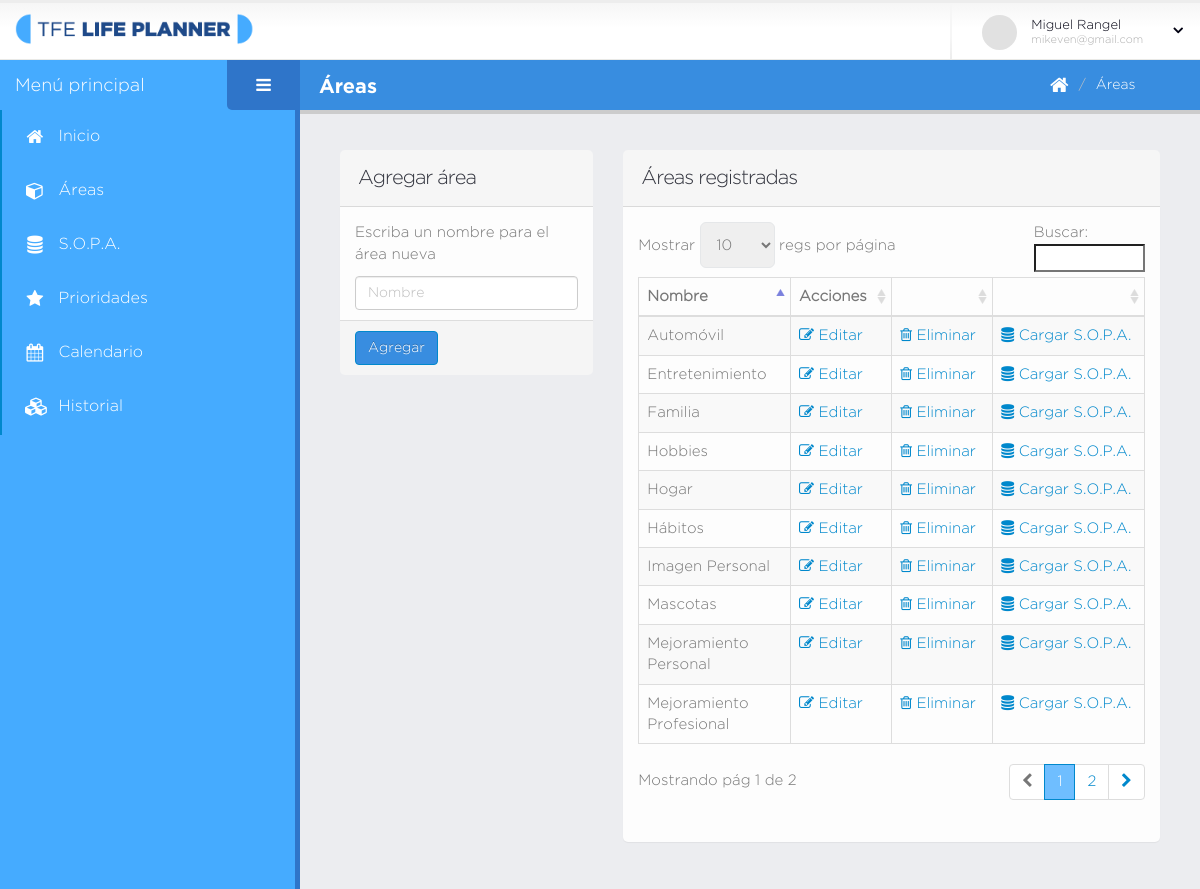
Screenshot of /areas.php (signed in) with the database file from the repository.
### tables this page shows
CREATE TABLE `area` (
  `id` int(11) NOT NULL,
  `nombre` varchar(45) NOT NULL,
  `creado` datetime DEFAULT NULL,
  `modificado` datetime DEFAULT NULL,
  `usuario_id` int(11) NOT NULL
);

### database/data-area.php (called while the page is built, shortened)
<?php
	function obtenerListaAreas( $dbh, $idu ){
		$q = "select * from area where usuario_id = $idu";
		return obtenerListaRegistros( mysqli_query( $dbh, $q ) );
	}
?>

### database/bd.php (called while the page is built, shortened)
<?php
	function obtenerListaRegistros( $data ){
		$lista_c = array();
		if( $data ){
			while( $c = mysqli_fetch_array( $data ) ){
				$lista_c[] = $c;
			}
		}
		return $lista_c;
	}
?>

### areas.php (the view, shortened to what this page needs)
<?php
    include( "database/bd.php" );
    include( "database/data-acceso.php" );
    include( "database/data-area.php" );
    $idu = $_SESSION["user"]["id"];
    $areas = obtenerListaAreas( $dbh, $idu );
?>
<!doctype html>
<html class="fixed">
	<head>
		<link rel="stylesheet" href="assets/vendor/bootstrap/css/bootstrap.css" />
		<link rel="stylesheet" href="assets/vendor/font-awesome/css/font-awesome.css" />
		<link rel="stylesheet" href="assets/vendor/magnific-popup/magnific-popup.css" />
		<link rel="stylesheet" href="assets/vendor/bootstrap-datepicker/css/datepicker3.css" />
		<link rel="stylesheet" href="assets/vendor/pnotify/pnotify.custom.css" />
		<link rel="stylesheet" href="assets/vendor/select2/select2.css" />
		<link rel="stylesheet" href="assets/vendor/jquery-datatables-bs3/assets/css/datatables.css" />
		<link rel="stylesheet" href="assets/stylesheets/theme.css" />
		<link rel="stylesheet" href="assets/stylesheets/skins/default.css" />
		<link rel="stylesheet" href="assets/stylesheets/theme-custom.css">
	</head>
	<body>
		<section class="body">
			<?php include( "secciones/header.php" ); ?>
			<div class="inner-wrapper">
				<?php include( "secciones/navegacion.php" ); ?>
				<section role="main" class="content-body">
					<?php include( "secciones/titulo_pagina.php" ); ?>
					<div class="row">
						<div class="col-md-4 col-sm-6 col-xs-12">
							<section class="panel">
								<form id="frm_narea" class="form-horizontal">
									<header class="panel-heading">
										<h2 class="panel-title">Agregar área</h2>
									</header>
									<div class="panel-body">
										<p class="p_inst">Escriba un nombre para el área nueva</p>
										<div class="row form-group">
											<div class="col-lg-12">
												<input type="text" name="nombre" placeholder="Nombre" class="form-control" required>
											</div>
										</div>
									</div>
									<footer class="panel-footer">
										<button class="btn btn-primary" type="submit">Agregar</button>
									</footer>
								</form>
							</section>
						</div>
						<div class="col-md-8 col-sm-6 col-xs-12">
							<section class="panel">
								<header class="panel-heading">
									<h2 class="panel-title">Áreas registradas</h2>
								</header>
								<div id="tabla_areas" class="panel-body">
									<table id="datatable-default"
									class="table table-bordered table-striped mb-none" >
										<thead>
											<tr>
												<th width="30%">Nombre</th>
												<th width="20%">Acciones</th>
												<th width="20%"></th>
												<th width="30%"></th>
											</tr>
										</thead>
										<tbody>
											<?php foreach ( $areas as $a ) { ?>
											<tr class="gradeX">
												<td><?php echo $a["nombre"] ?></td>
												<td>
													<a href="editar-area.php?id=<?php echo $a["id"]?>">
												<i class="fa fa-edit"></i> Editar</a>
												</td>
												<td>
													<a href="#confirmar-accion"
													class="modal-sizes modal-with-zoom-anim elim_area"
													data-ida="<?php echo $a["id"] ?>">
														<i class="fa fa-trash-o"></i> Eliminar
													</a>
												</td>
												<td>
													<a href="cargar-sopa.php?id_area=<?php echo $a["id"] ?>">
														<i class="fa fa-database"></i>
														Cargar S.O.P.A.
													</a>
												</td>
											</tr>
											<?php } ?>
										</tbody>
									</table>
								</div>
							</section>
						</div>
					</div>
				</section>
			</div>
		</section>
	</body>
</html>

### assets/stylesheets/skins/default.css (style rules this page uses)
a, .btn-link { color: #0088cc; }
body .btn-primary { color: #ffffff; text-shadow: 0 -1px 0 rgba(0, 0, 0, 0.25); background-color: #388de0; border-color: #0088cc; }

### rows the page displays
area: nombre "Familia"
area: nombre "Hogar"
area: nombre "Mascotas"
area: nombre "Automóvil"
area: nombre "Hobbies"
area: nombre "Entretenimiento"
area: nombre "Imagen Personal"
area: nombre "Hábitos"
area: nombre "Mejoramiento Profesional"
area: nombre "Mejoramiento Personal"

### other values shown
$usuario["nombre"] "Miguel Rangel"
$usuario["email"] "mikeven@gmail.com"
$titulo_pagina "Áreas"
